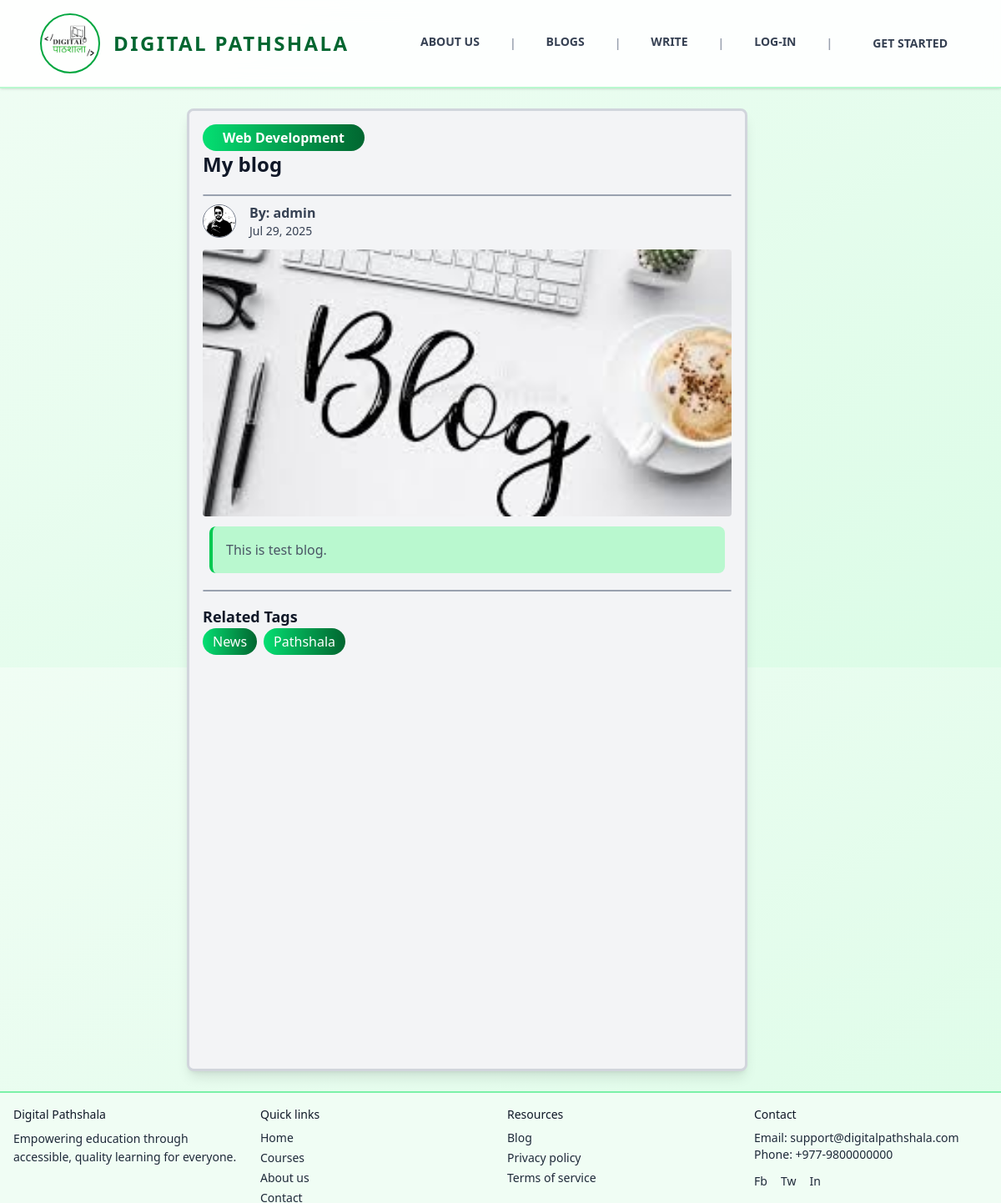
The app's page /blog/29 with its own data.
### blogs/models.py (models this page shows, shortened)
class Blog(models.Model):
    def generateImagePath(instance, filename):
        return f'blog/{instance.author.username}/images/{filename}'
    def generateAttachmentPath(instance, filename):
        return f'blog/{instance.author.username}/attachments/{filename}'
    class StatusOptions(models.TextChoices):
        PENDING = "Pending", "Pending"
        ACTIVE = "Active", "Active"
        REJECTED = "Rejected", "Rejected"
    title = models.CharField(max_length=50 )
    content = models.TextField()
    author = models.ForeignKey(User, on_delete=models.CASCADE, related_name='blog_posts')
    tags = TaggableManager(blank=True)
    category = models.ForeignKey(Category, null=True, blank=True, on_delete=models.SET_NULL)
    image = models.ImageField(blank=True, null=True , upload_to=generateImagePath, default='blog/blog1.png')
    attachment = models.FileField(blank=True, null=True, upload_to=generateAttachmentPath)
    status = models.CharField(max_length=8, choices=StatusOptions, default=StatusOptions.PENDING)
    created_at = models.DateTimeField( auto_now_add=True, editable=False )
    updated_at = models.DateTimeField(auto_now=True, editable=False)

class Category(models.Model):
    name = models.CharField(max_length=50)
    def __str__(self):
        return self.name

### users/models.py (models this page shows, shortened)
class Profile(models.Model):
    def generateImagePath(instance, filename):
        return f'users/{instance.user.username}/{filename}'
    class GenderOptions(models.TextChoices):
        Male = "Male" , "Male"
        Female = "Female", "Female"
        Others = "Others", "Others"
    class RoleOptions(models.TextChoices):
        Admin = "Admin", "Admin"
        User = "User", "User"
    user = models.OneToOneField(User, on_delete=models.CASCADE)
    address = models.CharField(blank=True, null=True, max_length=50)
    phone = models.CharField(blank=True, null=True, max_length=10)
    nationality = models.CharField(blank=True, null=True, max_length=15, default="Nepal")
    gender = models.CharField(choices=GenderOptions, default=GenderOptions.Male, max_length=6)
    profile_image = models.ImageField( blank=True, null=True, upload_to=generateImagePath, default="users/default_user.png")
    dob = models.DateField(blank=True, null=True)
    role = models.CharField(choices=RoleOptions, default=RoleOptions.User, max_length=5)

### blogs/views.py (the view)
# urls.py: path("<int:id>", blogDetails),  # "blog/{{blog.id}}" e.g: "blog/1"
def blogDetails(request, id):
    blog = Blog.objects.get(id=id)
    today = timezone.now().date()
    blogstats, created = BlogStats.objects.get_or_create(blog = blog, created_at__date = today)
    blogstats.blog_clicks +=1
    session_key = f'unique_blog_view_{request.user.id}_{blog.id}_{today}'
    if not request.session.get(session_key, False):
        blogstats.unique_views +=1
        request.session[session_key] = True
    blogstats.save()
    return render( request, 'pages/blogs/blogDetails.html', {"blog": blog})

### templates/pages/blogs/blogDetails.html (shortened to what this page needs)
{% extends 'layouts/main.html' %}
{% block content %}
  <div class="container">
    <div class="border-3 border-gray-300 shadow-lg rounded-lg max-w-2xl mx-auto p-4 min-h-[80vh] bg-gray-100">
      <div class="flex justify-between">
        <span class="px-6 py-1 bg-gradient-to-r from-green-400 to-green-800 rounded-4xl text-white font-semibold text-md">{{ blog.category }}</span>
      </div>
      <div class="flex flex-col space-y-3">
        <div>
          <h1 class="text-2xl font-extrabold text-gray-900">{{ blog.title }}</h1>
        </div>
        <div class="border-1 rounded-lg border-gray-400 my-2"></div>
        <div class="flex gap-4 items-center">
          <img src="{{ blog.author.profile.profile_image.url }}" alt="Blog Author" class="rounded-full border-1 border-gray-500 w-10 h-10 object-cover" />
          <div class="flex flex-col">
            <p class="font-semibold">By: {{ blog.author.username }}</p>
            <p class="text-sm">{{ blog.created_at|date:'M d, Y' }}</p>
          </div>
        </div>
        <div class="overflow-hidden w-full">
          <img src="{{ blog.image.url }}" alt="{{ blog.title }}" class="rounded-sm w-full h-80 object-cover" />
        </div>
        <div class="bg-green-200 mx-2 border-l-4 border-green-500 rounded-lg p-4">
          <p class="text-md text-gray-600">{{ blog.content }}</p>
        </div>
        <div class="border-1 rounded-lg border-gray-400 my-2"></div>
        <div class="py-2">
          <p class="text-lg font-bold text-gray-900">Related Tags</p>
          <div class="flex gap-2">
            {% for tag in blog.tags.all %}
              <div class="bg-gradient-to-r from-green-400 to-green-800 rounded-4xl px-3 py-1">
                <p class="text-white">{{ tag }}</p>
              </div>
            {% endfor %}
          </div>
        </div>
      </div>
    </div>
  </div>
{% endblock %}

### records on screen
Blog: category "Web Development", title "My blog", author.profile.profile_image (picture), author.username "admin", created_at "Jul 29, 2025", image (picture), content "This is test blog."
Tag: name "News"
Tag: name "Pathshala"
